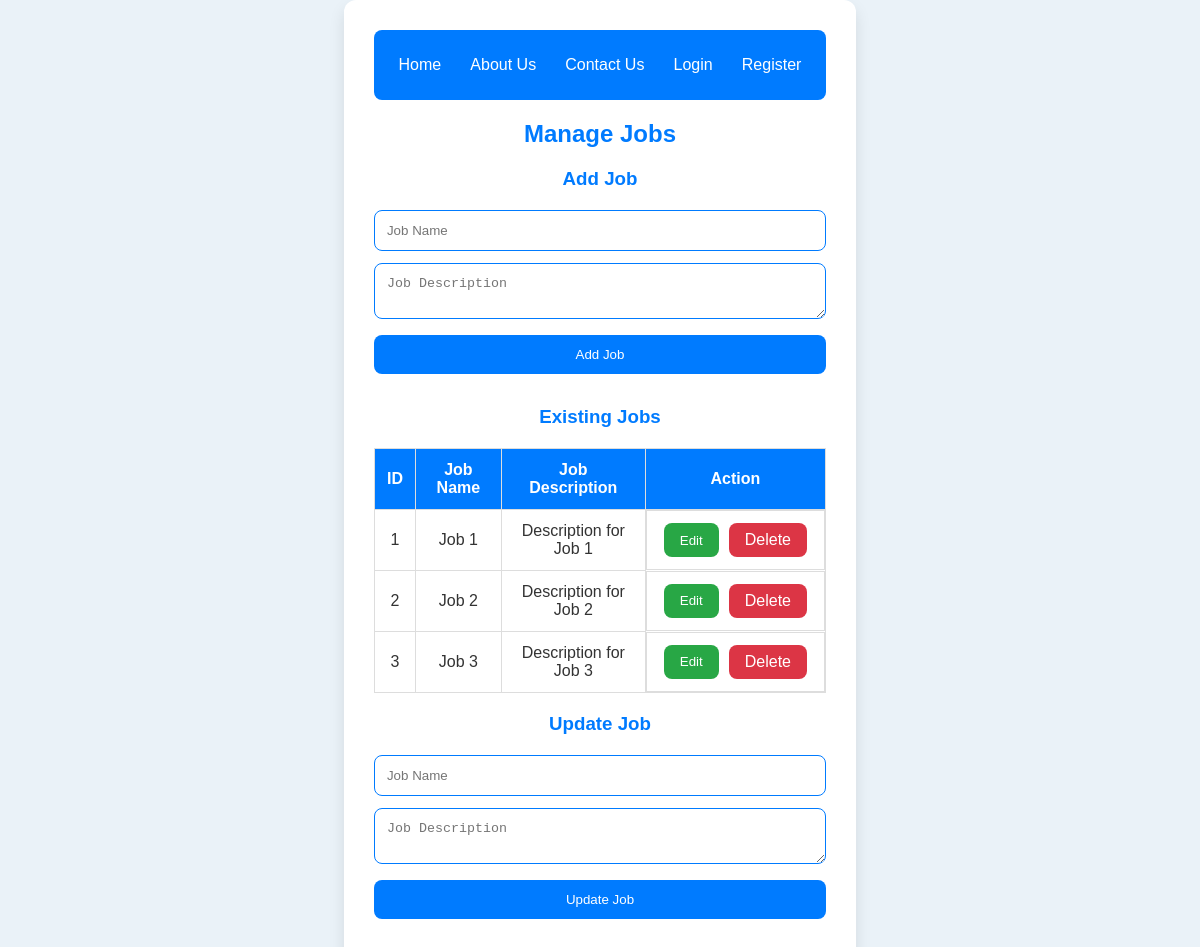
/jobs.php, run on the app's committed database.
### tables this page shows
CREATE TABLE jobs (
    id INT(11) AUTO_INCREMENT PRIMARY KEY,
    job_name VARCHAR(100) NOT NULL,
    job_description TEXT NOT NULL
);

### jobs.php (the view, shortened to what this page needs)
<?php
include 'db.php';
$sql = "SELECT * FROM jobs";
$result = mysqli_query($conn, $sql);
$jobs = mysqli_fetch_all($result, MYSQLI_ASSOC);
?>
<!DOCTYPE html>
<html lang="en">
<head>
</head>
<body>
    <div class="container">
        <header>
            <nav>
                <ul class="navbar">
                    <li><a href="home.html">Home</a></li>
                    <li><a href="about.html">About Us</a></li>
                    <li><a href="contact.html">Contact Us</a></li>
                    <li><a href="login.php">Login</a></li>
                    <li><a href="register.php">Register</a></li>
                </ul>
            </nav>
        </header>
        <h2>Manage Jobs</h2>
        <h3>Add Job</h3>
        <form action="jobs.php" method="POST">
            <input type="text" name="job_name" placeholder="Job Name" required>
            <textarea name="job_description" placeholder="Job Description" required></textarea>
            <button type="submit" name="add_job">Add Job</button>
        </form>
        <h3>Existing Jobs</h3>
        <table>
            <thead>
                <tr>
                    <th>ID</th>
                    <th>Job Name</th>
                    <th>Job Description</th>
                    <th>Action</th>
                </tr>
            </thead>
            <tbody>
                <?php foreach ($jobs as $job): ?>
                <tr>
                    <td><?php echo $job['id']; ?></td>
                    <td><?php echo htmlspecialchars($job['job_name']); ?></td>
                    <td><?php echo htmlspecialchars($job['job_description']); ?></td>
                    <td class="action-buttons">
                        <button type="button" onclick="populateUpdateForm(<?php echo $job['id']; ?>, '<?php echo addslashes($job['job_name']); ?>', '<?php echo addslashes($job['job_description']); ?>')">Edit</button>
                        <a href="jobs.php?delete_job=<?php echo $job['id']; ?>" onclick="return confirm('Are you sure you want to delete this job?');">Delete</a>
                    </td>
                </tr>
                <?php endforeach; ?>
            </tbody>
        </table>
        <h3>Update Job</h3>
        <form action="jobs.php" method="POST" class="update-form">
            <input type="text" name="job_name" id="job_name" placeholder="Job Name" required>
            <textarea name="job_description" id="job_description" placeholder="Job Description" required></textarea>
            <button type="submit" name="update_job">Update Job</button>
        </form>
    </div>
</body>
</html>

### jobs.php (style rules this page uses)
html, body { height: 100%; margin: 0; font-family: Arial, sans-serif; background-color: #eaf2f8; display: flex; justify-content: center; align-items: flex-start; }
.container { width: 80%; max-width: 1000px; background-color: #fff; padding: 30px; border-radius: 12px; box-shadow: 0 8px 16px rgba(0, 0, 0, 0.1); }
header { margin-bottom: 20px; }
nav { background-color: #007BFF; padding: 10px; border-radius: 8px; }
.navbar { list-style-type: none; padding: 0; display: flex; justify-content: space-around; }
.navbar li a { color: white; text-decoration: none; padding: 10px; }
h2, h3 { color: #007BFF; text-align: center; margin-bottom: 20px; }
form, table { width: 100%; margin-bottom: 20px; }
form input, form textarea, form button { width: 100%; padding: 12px; margin-bottom: 12px; border: 1px solid #007BFF; border-radius: 8px; box-sizing: border-box; }
form button { background-color: #007BFF; color: white; border: none; cursor: pointer; }
table { border-collapse: collapse; width: 100%; }
table, th, td { border: 1px solid #ddd; }
th, td { padding: 12px; text-align: center; color: #333; }
th { background-color: #007BFF; color: white; }
.action-buttons { display: flex; justify-content: center; }
.action-buttons button, .action-buttons a { background-color: #28a745; color: white; border: none; padding: 8px 16px; cursor: pointer; text-decoration: none; margin: 0 5px; border-radius: 8px; }
.action-buttons a { background-color: #dc3545; }
.update-form { margin-top: 20px; }

### data on the page
jobs: id "1", job_name "Job 1", job_description "Description for Job 1"
jobs: id "2", job_name "Job 2", job_description "Description for Job 2"
jobs: id "3", job_name "Job 3", job_description "Description for Job 3"
